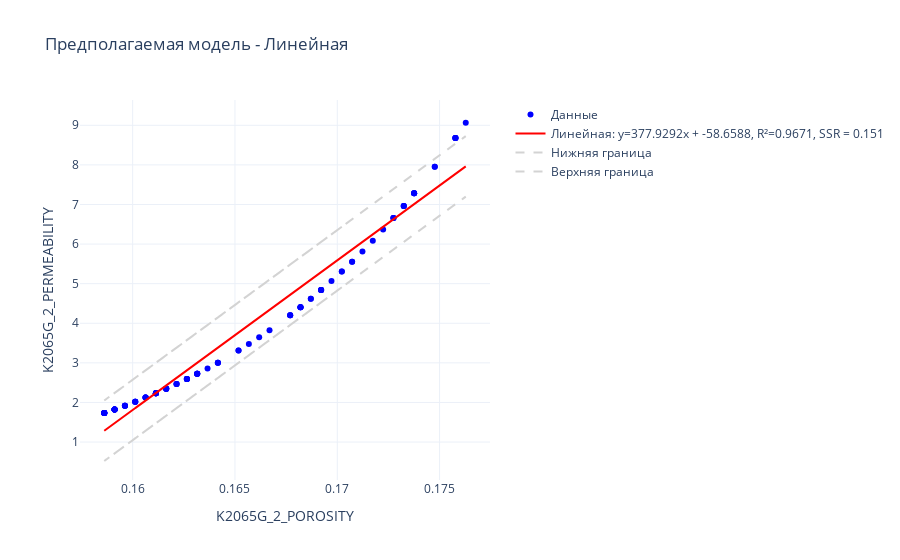
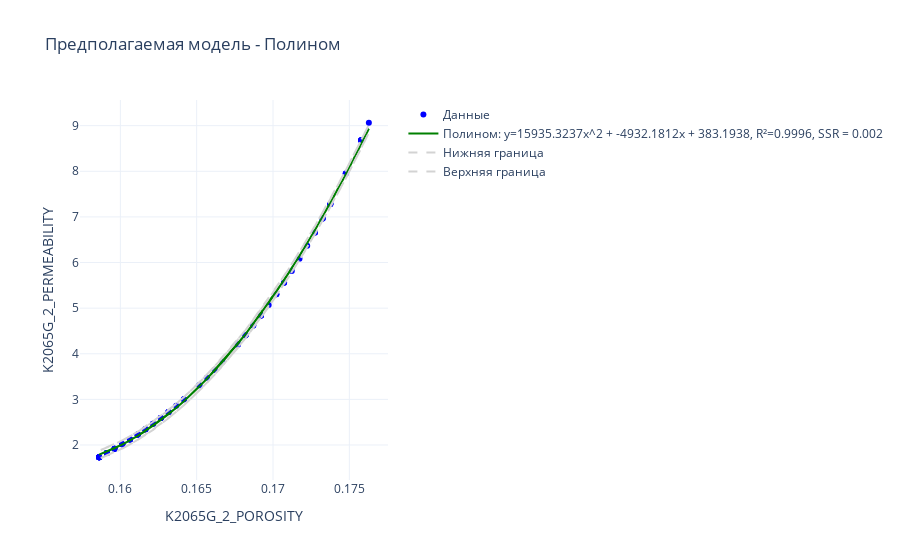
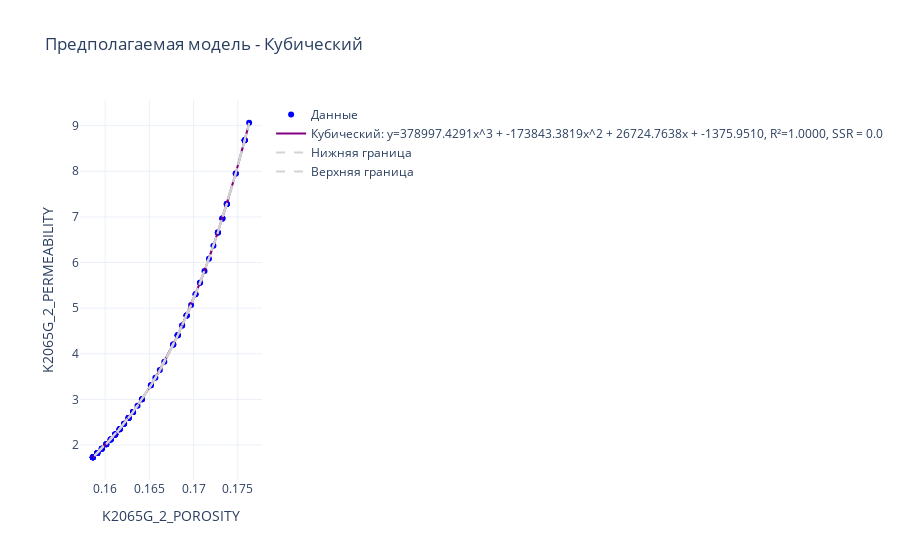
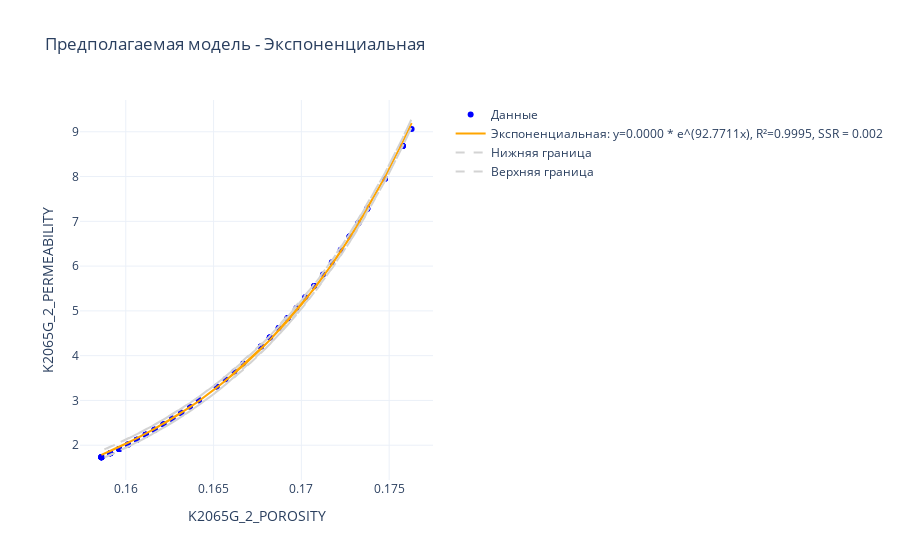

The notebook cell these images were saved under, in order:
### Code cell
fit_and_plot_lists_6(K2065G_2_POROSITY, K2065G_2_PERMEABILITY, "K2065G_2_POROSITY", "K2065G_2_PERMEABILITY")
